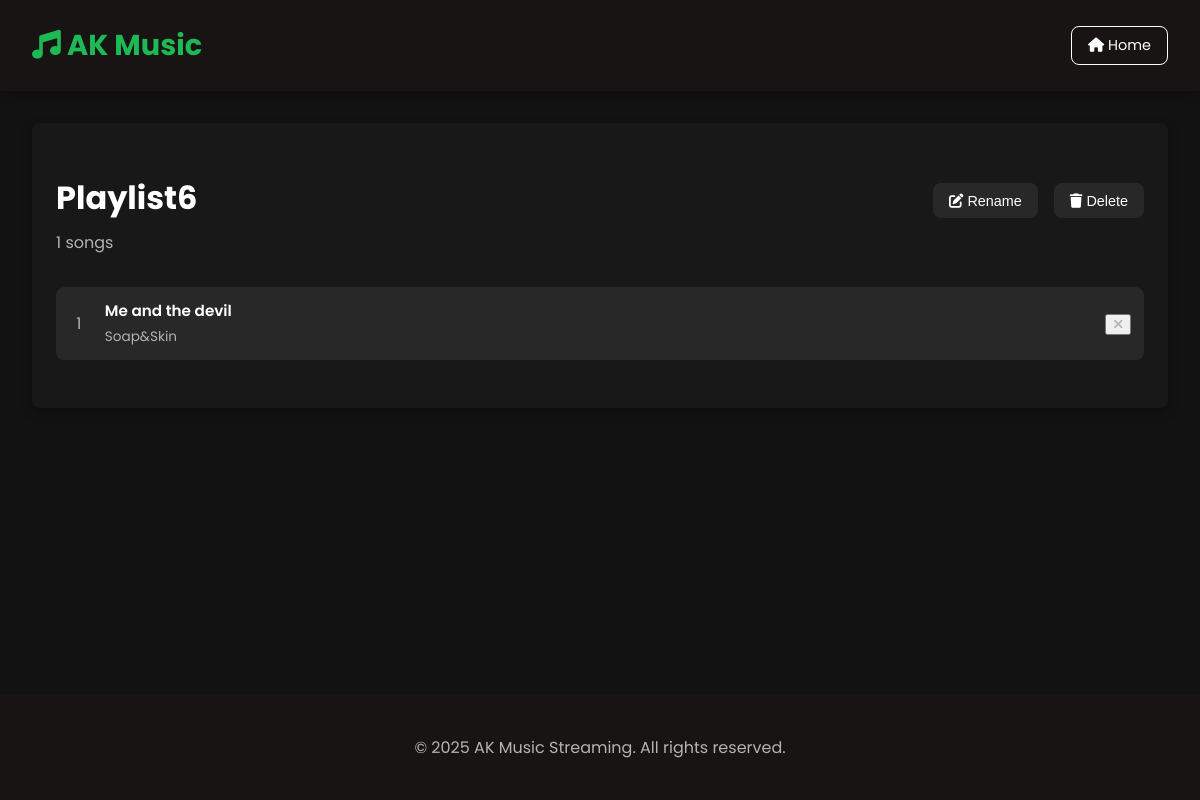
Screenshot of /playlist/6/ (signed in) with the database file from the repository.
### Musicapp/models.py (models this page shows, shortened)
class playlist(models.Model):
    pname = models.CharField(max_length=100)
    songs = models.ManyToManyField(Songs)
    description = models.TextField(blank=True, null=True)
    user = models.ForeignKey(User, on_delete=models.CASCADE, default=get_default_user)

class Songs(models.Model):
    sname = models.CharField(max_length=50)
    mimage = models.ImageField(upload_to='media/images/', default='media/images/default.jpg')
    sgenre = models.CharField(max_length=50)
    Artist = models.CharField(max_length=50)
    audio = models.FileField(upload_to='audiofiles', default='Media/audiofiles/default.mp3')
    playedbefore = models.BooleanField(default=False)
    play_count = models.IntegerField(default=0)

### Musicapp/views.py (the view)
# urls.py: path('playlist/<int:playlist_id>/', views.playlist_detail, name='playlist'),
@login_required
def playlist_detail(request, playlist_id):
    playlist_obj = get_object_or_404(playlist, id=playlist_id, user=request.user)
    context = {
        'playlist': playlist_obj,
        'songs': playlist_obj.songs.all()
    }
    return render(request, 'playlist.html', context)

### templates/playlist.html (shortened to what this page needs)
<!DOCTYPE html>
<html lang="en">
{% load static %}
<head>
    <link rel="stylesheet" href="{% static 'homestyle.css' %}">
    <link rel="stylesheet" href="https://cdnjs.cloudflare.com/ajax/libs/font-awesome/6.4.0/css/all.min.css">
</head>
<body>
    <header>
        <div class="header-content">
            <h1 class="header-title">
                <i class="fas fa-music"></i> AK Music
            </h1>
            <div class="logout-wrapper">
                <a href="{% url 'home' %}" class="btn-logout">
                    <i class="fas fa-home"></i> Home
                </a>
            </div>
        </div>
    </header>
    <main>
        <section>
            <div class="playlist-header">
                <div class="playlist-info">
                    <h1 class="playlist-title">{{ playlist.pname }}</h1>
                    <div class="song-count">{{ playlist.songs.count }} songs</div>
                </div>
                <div class="playlist-actions">
                    <button id="renameButton" class="action-button">
                        <i class="fas fa-edit"></i> Rename
                    </button>
                    <form action="{% url 'delete_playlist' playlist.id %}" method="post">
                        <button type="submit" class="action-button">
                            <i class="fas fa-trash"></i> Delete
                        </button>
                    </form>
                </div>
            </div>
            <div class="playlist-songs">
                {% if playlist.songs.all %}
                    <ul style="display: block;">
                        {% for song in playlist.songs.all %}
                            <li style="display: block; margin-bottom: 0.5rem;">
                                <a href="{% url 'playsong' song.id %}" class="song-item">
                                    <span class="song-index">{{ forloop.counter }}</span>
                                    <div class="song-details">
                                        <div class="song-title">{{ song.sname }}</div>
                                        <div class="song-artist">{{ song.Artist }}</div>
                                    </div>
                                    <form action="{% url 'remove_from_playlist' playlist.id song.id %}" method="post">
                                        <button type="submit" class="song-remove">
                                            <i class="fas fa-times"></i>
                                        </button>
                                    </form>
                                </a>
                            </li>
                        {% endfor %}
                    </ul>
                {% else %}
                    <div class="empty-playlist">
                        <i class="fas fa-music" style="font-size: 3rem; margin-bottom: 1rem;"></i>
                        <p>This playlist is empty. Add songs to get started!</p>
                    </div>
                {% endif %}
            </div>
        </section>
    </main>
    <footer>
        <p>&copy; 2025 AK Music Streaming. All rights reserved.</p>
    </footer>
</body>
</html>

### static/homestyle.css (style rules this page uses)
:root { --primary-color: #1db954; --primary-dark: #1aa34a; --secondary-color: #191414; --text-color: #ffffff; --text-secondary: #b3b3b3; --background-main: #121212; --background-card: #181818; --background-highlight: #282828; --shadow: rgba(0, 0, 0, 0.3); --transition-default: all 0.3s ease; --border-radius: 8px; }
body { font-family: 'Poppins', 'Segoe UI', Tahoma, Geneva, Verdana, sans-serif; background-color: var(--background-main); color: var(--text-color); margin: 0; padding: 0; min-height: 100vh; display: flex; flex-direction: column; }
header { background-color: var(--secondary-color); padding: 1.5rem 0; position: sticky; top: 0; z-index: 100; box-shadow: 0 2px 10px var(--shadow); }
.header-content { display: flex; justify-content: space-between; align-items: center; max-width: 1200px; margin: 0 auto; padding: 0 2rem; }
.header-title { font-size: 1.8rem; font-weight: 700; margin: 0; color: var(--primary-color); }
.btn-logout { background-color: transparent; color: var(--text-color); border: 1px solid var(--text-color); padding: 0.5rem 1rem; border-radius: var(--border-radius); cursor: pointer; font-size: 0.9rem; transition: var(--transition-default); }
main { flex: 1; max-width: 1200px; margin: 0 auto; padding: 2rem; width: 100%; box-sizing: border-box; }
section { background-color: var(--background-card); padding: 1.5rem; margin-bottom: 2rem; border-radius: var(--border-radius); box-shadow: 0 4px 12px var(--shadow); }
ul { list-style-type: none; padding: 0; display: grid; grid-template-columns: repeat(auto-fill, minmax(150px, 1fr)); gap: 1.5rem; }
ul li { padding: 0; border: none; transition: var(--transition-default); border-radius: var(--border-radius); overflow: hidden; }
.song-title { font-weight: 600; margin-bottom: 0.3rem; font-size: 0.95rem; white-space: nowrap; overflow: hidden; text-overflow: ellipsis; }
.song-artist { color: var(--text-secondary); font-size: 0.85rem; }
footer { background-color: var(--secondary-color); color: var(--text-secondary); text-align: center; padding: 1.5rem; margin-top: auto; }
a { text-decoration: none; color: var(--text-color); display: block; }
section { animation: fadeIn 0.5s ease-out; }
ul li { animation: fadeIn 0.5s ease-out; animation-fill-mode: both; }
ul li:nth-child(1) { animation-delay: 0.1s; }

### templates/playlist.html (style rules this page uses)
.playlist-header { display: flex; align-items: center; margin-bottom: 2rem; }
.playlist-info { flex: 1; text-align: left; }
.playlist-title { font-size: 2rem; margin-bottom: 0.5rem; }
.song-count { color: var(--text-secondary); }
.playlist-actions { display: flex; gap: 1rem; }
.action-button { background-color: var(--background-highlight); color: var(--text-color); border: none; padding: 0.6rem 1rem; border-radius: var(--border-radius); cursor: pointer; transition: var(--transition-default); font-size: 0.9rem; }
.playlist-songs { margin-top: 2rem; }
.song-item { display: flex; align-items: center; padding: 0.8rem; background-color: var(--background-highlight); border-radius: var(--border-radius); margin-bottom: 0.5rem; transition: var(--transition-default); }
.song-index { margin-right: 1rem; color: var(--text-secondary); width: 20px; text-align: center; }
.song-details { flex: 1; }
.song-remove { color: var(--text-secondary); transition: var(--transition-default); }

### rows the page displays
playlist: pname "Playlist6", songs.count "1"
Songs: sname "Me and the devil", Artist "Soap&Skin"
